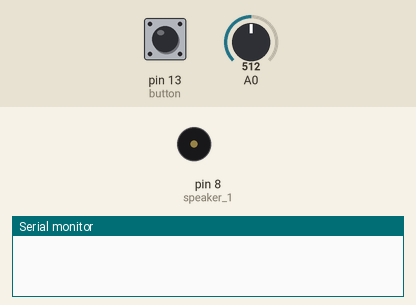
The sketch below on a simulated Arduino Uno, built with avr-gcc and run on an emulated ATmega328P. On the bench: buzzer (waves = sounding), the last lines printed to the serial monitor. The inputs (shaded band) are chosen by the test bench; at power-on: pin 13 (button) LOW, A0 = 512.

Above: at 1.2 s.
1.3 s: pin 13 (button) pulled HIGH for 1 s
At 1.42 s:
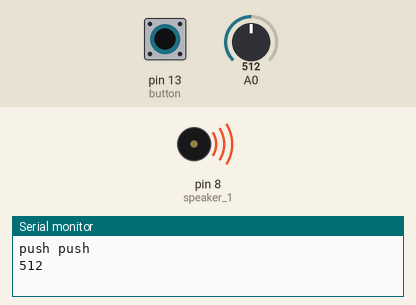
4.3 s: pin 13 (button) pulled HIGH for 3.2 s
At 7.8 s:
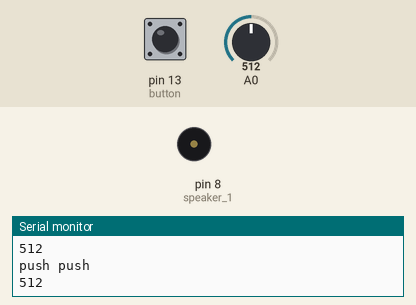
Timing chart, 0 to 9.3 s (numbered marks = the images above; inputs shaded):
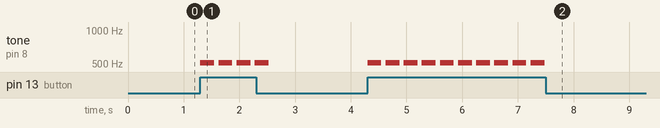

Measured:
- after the input at 1.3 s, tone on pin 8 (speaker_1): alternates 512 Hz for 0.25 s and silent for 0.08 s, 8 changes in all, then stays silent, starting at once
- after the input at 4.3 s, tone on pin 8 (speaker_1): alternates 512 Hz for 0.25 s and silent for 0.08 s, 20 changes in all, then stays silent, starting at once

The sketch:

potenciometro.ino
```cpp
int speaker_1 = 8;
int button = 13;
int frequency = 0;

void setup() {
  pinMode(speaker_1,OUTPUT);
  pinMode(button,INPUT);
  Serial.begin(9600);
}

void loop() {
  frequency = analogRead(A0);
  if(digitalRead(button) == HIGH) {
    Serial.println("push push");
    Serial.println(frequency);
    sound(speaker_1,frequency);
  }
}

void sound(int speaker,int frequency) {
  tone(speaker,frequency,250);
  delay(325);
}
```
